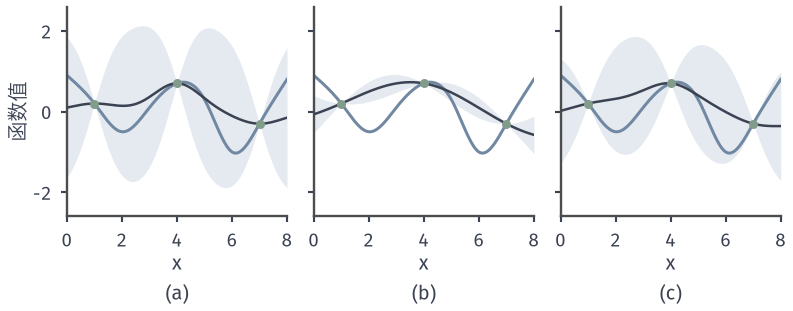

Reproduce this figure in Python.
from pathlib import Path
import sys
ROOT = next(p for p in Path(__file__).resolve().parents if (p/'build.sh').is_file() and (p/'tex/book.tex').is_file())
sys.path.insert(0, str(ROOT/'figures/05-optimization/05-stochastic-optimization/matplotlib/bo-common'))
from bo_common import *
# 同一组三个读数，两个候选长度尺度与按边缘似然加权的混合预测。
xo=np.array(RUN_X[:3]);yo=f(xo)
hyp=[(1/(2*np.log(2)),'a'),(9.0,'b')]
def logml(l2):
    K=k(xo,xo,l2)+1e-10*np.eye(3);L=np.linalg.cholesky(K);al=np.linalg.solve(L,yo)
    return -.5*al@al-np.log(np.diag(L)).sum()-1.5*np.log(2*np.pi)
lm=np.array([logml(h[0]) for h in hyp]);w_=np.exp(lm-lm.max());w_=w_/w_.sum()
res=[posterior(xo,yo,XG,ell2=h[0]) for h in hyp]
mm=sum(wi*r[0] for wi,r in zip(w_,res));vv=sum(wi*(r[1]+r[0]**2) for wi,r in zip(w_,res))-mm**2
fig,axs=figure(width_mm=112,height_mm=44,ncols=3,sharey=True)
D=[(res[0][0],res[0][1]),(res[1][0],res[1][1]),(mm,vv)]
for i,(ax,(m,v)) in enumerate(zip(axs,D)):
    s=np.sqrt(np.maximum(v,0));band(ax,XG,m,s);ax.plot(XG,m,color=INK,lw=1.0,zorder=3);ax.plot(XG,f(XG),color=BLUE,lw=1.2,zorder=2)
    obs(ax,xo,yo);ax.set_xlim(0,8);ax.set_xticks([0,2,4,6,8]);ax.set_ylim(-2.6,2.6)
    axes_style(ax,'$x$','函数值' if i==0 else None);panel_label(ax,'(%s)'%'abc'[i],-.32)
print('logml',lm,'weights',w_)
FACTS={'ell2':[h[0] for h in hyp],'log_marginal_likelihood':lm.tolist(),'weights':w_.tolist()}
save(fig, Path(__file__).resolve().parent, 'figure', FACTS)
